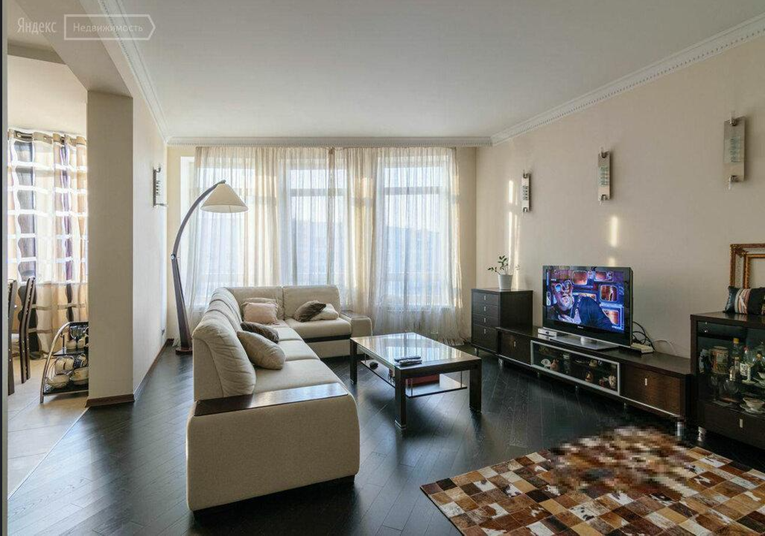
#> input picture img/img3.jpg, 765 x 536 px, given in place of canny.png, which was not available
$ python chat_pin.py
#> lines starting #> are read from the running program, lines starting #| are printed output that depends on the picture; pictures that were not available may be replaced by others from this repository, and a replacement may not be noted
import argparse
from PIL import Image
import numpy as np

def combine(weights):
#> called with weights = (0.4, 0.9, 0.4)
    c = Image.open("./canny.png").convert("L")
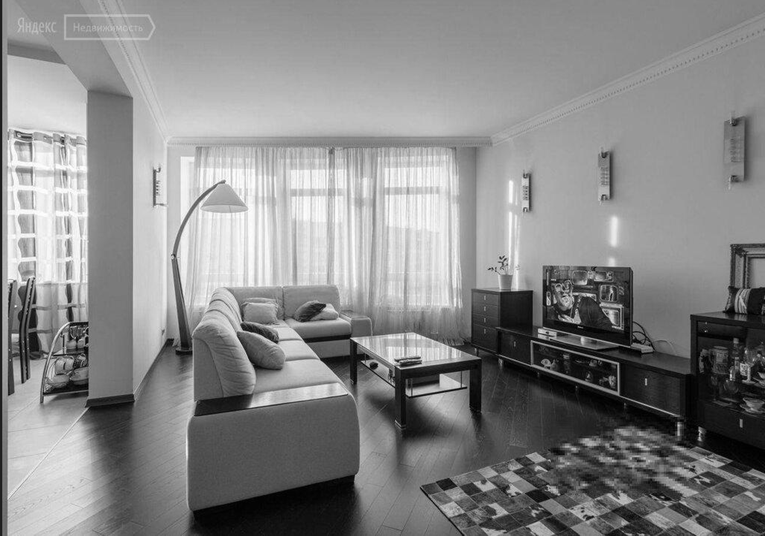
#> c: PIL image 765x536 L; min 0, max 255, mean 135.8
    depth = Image.open("./depth.png").convert("L")
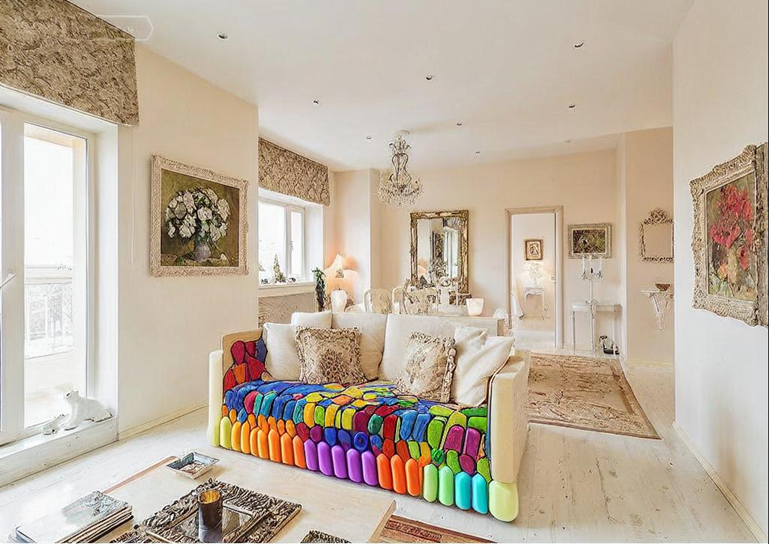
#> input picture img/sample1.jpg, 769 x 544 px, given in place of depth.png, which was not available
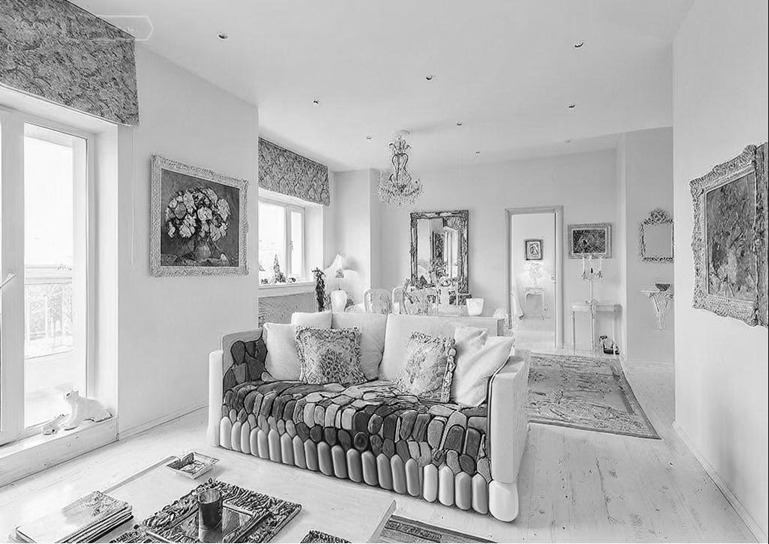
#> depth: PIL image 769x544 L; min 0, max 255, mean 180
    seg = Image.open("./seg.png").convert("L")

    canny = np.array(c)
    dep = np.array(depth)
    segp = np.array(seg)

#> (the run stopped early here; a loop or call above may not have finished)
